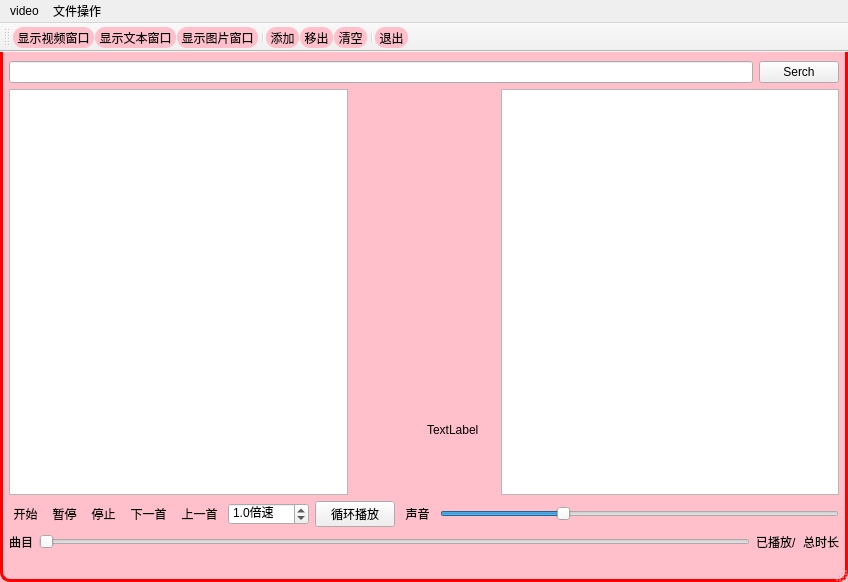
<?xml version="1.0" encoding="UTF-8"?>
<ui version="4.0">
 <class>MainWindow</class>
 <widget class="QMainWindow" name="MainWindow">
  <property name="geometry">
   <rect>
    <x>0</x>
    <y>0</y>
    <width>848</width>
    <height>582</height>
   </rect>
  </property>
  <property name="windowTitle">
   <string>MainWindow</string>
  </property>
  <property name="styleSheet">
   <string notr="true">QMainWindow{
	border:3px solid red;
	border-radius:10px;
	background-color:pink;
	color:pink;
}
QToolButton{
	border-radius:10px;
	background-color:pink;
}
QToolButton:hover{
	border-radius:10px;
	font-size:17px;
	background-color:purple;
	color:yellow;
}</string>
  </property>
  <widget class="QWidget" name="centralwidget">
   <layout class="QGridLayout" name="gridLayout">
    <item row="0" column="0" rowspan="2" colspan="2">
     <layout class="QVBoxLayout" name="verticalLayout_2">
      <item>
       <layout class="QHBoxLayout" name="horizontalLayout_4">
        <item>
         <widget class="QLineEdit" name="lineEdit"/>
        </item>
        <item>
         <widget class="QPushButton" name="Btn_Serch">
          <property name="text">
           <string>Serch</string>
          </property>
         </widget>
        </item>
       </layout>
      </item>
      <item>
       <layout class="QVBoxLayout" name="verticalLayout">
        <item>
         <layout class="QHBoxLayout" name="horizontalLayout_3">
          <item>
           <widget class="QListView" name="listView">
            <property name="minimumSize">
             <size>
              <width>171</width>
              <height>192</height>
             </size>
            </property>
           </widget>
          </item>
          <item>
           <widget class="videowidget" name="m_widget" native="true">
            <property name="minimumSize">
             <size>
              <width>141</width>
              <height>192</height>
             </size>
            </property>
           </widget>
          </item>
          <item>
           <widget class="QPlainTextEdit" name="plainTextEdit">
            <property name="minimumSize">
             <size>
              <width>111</width>
              <height>191</height>
             </size>
            </property>
           </widget>
          </item>
         </layout>
        </item>
        <item>
         <layout class="QHBoxLayout" name="horizontalLayout">
          <item>
           <widget class="QToolButton" name="tbtn_play">
            <property name="text">
             <string>开始</string>
            </property>
           </widget>
          </item>
          <item>
           <widget class="QToolButton" name="tbtn_pause">
            <property name="text">
             <string>暂停</string>
            </property>
           </widget>
          </item>
          <item>
           <widget class="QToolButton" name="tbtn_stop">
            <property name="text">
             <string>停止</string>
            </property>
           </widget>
          </item>
          <item>
           <widget class="QToolButton" name="tbtn_next">
            <property name="text">
             <string>下一首</string>
            </property>
           </widget>
          </item>
          <item>
           <widget class="QToolButton" name="tbtn_last">
            <property name="text">
             <string>上一首</string>
            </property>
           </widget>
          </item>
          <item>
           <widget class="QDoubleSpinBox" name="doubleSpinBox">
            <property name="styleSheet">
             <string notr="true"/>
            </property>
            <property name="specialValueText">
             <string/>
            </property>
            <property name="prefix">
             <string/>
            </property>
            <property name="suffix">
             <string>倍速</string>
            </property>
            <property name="decimals">
             <number>1</number>
            </property>
            <property name="singleStep">
             <double>0.100000000000000</double>
            </property>
            <property name="value">
             <double>1.000000000000000</double>
            </property>
           </widget>
          </item>
          <item>
           <widget class="QPushButton" name="btn_cycle">
            <property name="text">
             <string>循环播放</string>
            </property>
            <property name="checkable">
             <bool>true</bool>
            </property>
            <property name="checked">
             <bool>false</bool>
            </property>
           </widget>
          </item>
          <item>
           <widget class="QToolButton" name="tbtn_mute">
            <property name="text">
             <string>声音</string>
            </property>
           </widget>
          </item>
          <item>
           <widget class="QSlider" name="hSlider_sound">
            <property name="value">
             <number>30</number>
            </property>
            <property name="orientation">
             <enum>Qt::Horizontal</enum>
            </property>
           </widget>
          </item>
         </layout>
        </item>
        <item>
         <layout class="QHBoxLayout" name="horizontalLayout_2">
          <item>
           <widget class="QLabel" name="label_name">
            <property name="text">
             <string>曲目</string>
            </property>
           </widget>
          </item>
          <item>
           <widget class="QSlider" name="hSlider_progress">
            <property name="orientation">
             <enum>Qt::Horizontal</enum>
            </property>
           </widget>
          </item>
          <item>
           <widget class="QLabel" name="label_played">
            <property name="text">
             <string>已播放/</string>
            </property>
           </widget>
          </item>
          <item>
           <widget class="QLabel" name="label_time">
            <property name="text">
             <string>总时长</string>
            </property>
           </widget>
          </item>
         </layout>
        </item>
       </layout>
      </item>
     </layout>
    </item>
    <item row="1" column="1">
     <widget class="QLabel" name="lab_pixmap">
      <property name="minimumSize">
       <size>
        <width>141</width>
        <height>191</height>
       </size>
      </property>
      <property name="text">
       <string>TextLabel</string>
      </property>
     </widget>
    </item>
   </layout>
  </widget>
  <widget class="QStatusBar" name="statusbar"/>
  <widget class="QMenuBar" name="menuBar">
   <property name="geometry">
    <rect>
     <x>0</x>
     <y>0</y>
     <width>848</width>
     <height>21</height>
    </rect>
   </property>
   <widget class="QMenu" name="menuvideo">
    <property name="title">
     <string>video</string>
    </property>
    <addaction name="actionvideo"/>
    <addaction name="actionplainTextEdit"/>
    <addaction name="actionlabel"/>
   </widget>
   <widget class="QMenu" name="menu">
    <property name="title">
     <string>文件操作</string>
    </property>
    <addaction name="action_add"/>
    <addaction name="action_remove"/>
    <addaction name="action_clear"/>
    <addaction name="action_exit"/>
   </widget>
   <addaction name="menuvideo"/>
   <addaction name="menu"/>
  </widget>
  <widget class="QToolBar" name="toolBar">
   <property name="windowTitle">
    <string>toolBar</string>
   </property>
   <attribute name="toolBarArea">
    <enum>TopToolBarArea</enum>
   </attribute>
   <attribute name="toolBarBreak">
    <bool>false</bool>
   </attribute>
   <addaction name="actionvideo"/>
   <addaction name="actionplainTextEdit"/>
   <addaction name="actionlabel"/>
   <addaction name="separator"/>
   <addaction name="action_add"/>
   <addaction name="action_remove"/>
   <addaction name="action_clear"/>
   <addaction name="separator"/>
   <addaction name="action_exit"/>
  </widget>
  <action name="actionvideo">
   <property name="checkable">
    <bool>true</bool>
   </property>
   <property name="text">
    <string>显示视频窗口</string>
   </property>
  </action>
  <action name="actionplainTextEdit">
   <property name="checkable">
    <bool>true</bool>
   </property>
   <property name="text">
    <string>显示文本窗口</string>
   </property>
  </action>
  <action name="actionlabel">
   <property name="checkable">
    <bool>true</bool>
   </property>
   <property name="text">
    <string>显示图片窗口</string>
   </property>
  </action>
  <action name="action_add">
   <property name="text">
    <string>添加</string>
   </property>
  </action>
  <action name="action_remove">
   <property name="text">
    <string>移出</string>
   </property>
  </action>
  <action name="action_clear">
   <property name="text">
    <string>清空</string>
   </property>
  </action>
  <action name="action_exit">
   <property name="text">
    <string>退出</string>
   </property>
  </action>
 </widget>
 <customwidgets>
  <customwidget>
   <class>videowidget</class>
   <extends>QWidget</extends>
   <header>videowidget.h</header>
   <container>1</container>
  </customwidget>
 </customwidgets>
 <resources/>
 <connections/>
</ui>
